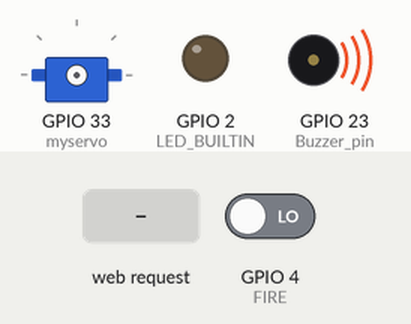
Bench run of a sketch on a simulated ESP32. On the bench: servo, output pins drawn as LEDs (lit = HIGH), buzzer (waves = sounding). Inputs (shaded band) come from the test bench; at power-on: GPIO 4 (FIRE) LOW. What the sketch prints to the serial monitor is not drawn.

Above: at 16.8 s.
16.9 s: HTTP request GET /Hi received
At 24.07 s:
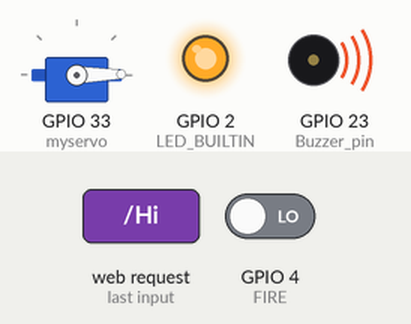
25.9 s: GPIO 4 (FIRE) driven HIGH
At 28.6 s:
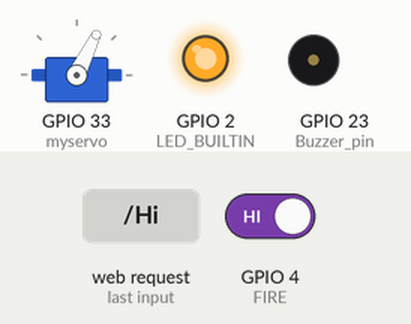
33.9 s: HTTP request GET /Lo received
At 37.3 s:
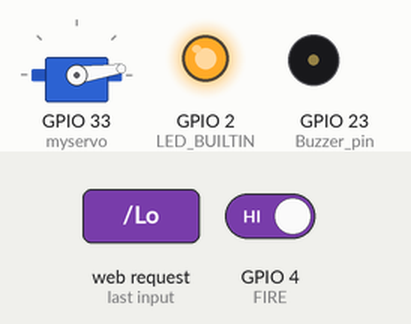
41.9 s: GPIO 4 (FIRE) driven LOW
At 42.6 s:
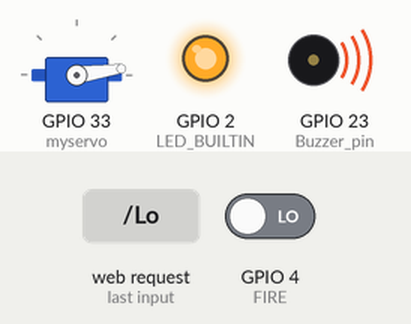
Timing chart, 0 to 44.9 s (numbered marks = the images above; inputs shaded):
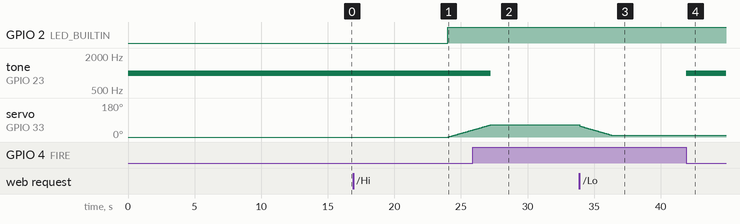

Measured:
- after the input at 16.9 s, GPIO 2 (LED_BUILTIN): LOW → HIGH after 7.1 s; servo on GPIO 33 (myservo): moves from 0° to 37° over 1.8 s, starting after 7.2 s
- after the input at 25.9 s, tone on GPIO 23 (Buzzer_pin): 1000 Hz → silent after 1.4 s
- after the input at 33.9 s, servo on GPIO 33 (myservo): moves from 64° to 8° over 2.5 s, starting at once
- after the input at 41.9 s, tone on GPIO 23 (Buzzer_pin): silent → 1000 Hz at once

The sketch:

WiFiAccessPointwithSwitch.ino
```cpp
/*
  WiFiAccessPoint.ino creates a WiFi access point and provides a web server on it.

  Steps:
  1. Connect to the access point "yourAp"
  2. Point your web browser to http://192.168.4.1/H to turn the LED on or http://192.168.4.1/L to turn it off
     OR
     Run raw TCP "GET /H" and "GET /L" on PuTTY terminal with 192.168.4.1 as IP address and 80 as port

  Created for arduino-esp32 on 04 July, 2018
  by Elochukwu Ifediora (fedy0)
*/

#include <WiFi.h>
#include <WiFiClient.h>
#include <WiFiAP.h>
#include <ESP32Servo.h>

Servo myservo;  // create servo object to control a servo
// twelve servo objects can be created on most boards

int pos = 0;  // variable to store the servo position


#define LED_BUILTIN 2  // Set the GPIO pin where you connected your test LED or comment this line out if your dev board has a built-in LED

// Set these to your desired credentials.
const char *ssid = "yourAP";
const char *password = "yourPassword";

WiFiServer server(80);
int FIRE = 4;
int Buzzer_pin = 23;

void setup() {
  pinMode(LED_BUILTIN, OUTPUT);
  pinMode(FIRE, INPUT);
  Serial.begin(115200);
  Serial.println();
  Serial.println("Configuring access point...");

  // You can remove the password parameter if you want the AP to be open.
  // a valid password must have more than 7 characters
  if (!WiFi.softAP(ssid, password)) {
    log_e("Soft AP creation failed.");
    while (1)
      ;
  }
  IPAddress myIP = WiFi.softAPIP();
  Serial.print("AP IP address: ");
  Serial.println(myIP);
  server.begin();

  Serial.println("Server started");
}

void loop() {
    int flame_state = digitalRead(FIRE);
  //int analogValue = analogRead(LDR);
  //int gas_state = digitalRead(GAS);

  if (flame_state == HIGH){
    noTone(Buzzer_pin);
    Serial.println("No flame dected => The fire is NOT detected");
  }
  else{
    tone(Buzzer_pin, 1000);
    delay(8000);

    Serial.println("Flame dected => The fire is detected");
  }
  WiFiClient client = server.available();  // listen for incoming clients

  if (client) {                     // if you get a client,
    Serial.println("New Client.");  // print a message out the serial port
    String currentLine = "";        // make a String to hold incoming data from the client
    while (client.connected()) {    // loop while the client's connected
      if (client.available()) {     // if there's bytes to read from the client,
        char c = client.read();     // read a byte, then
        Serial.write(c);            // print it out the serial monitor
        if (c == '\n') {            // if the byte is a newline character

          // if the current line is blank, you got two newline characters in a row.
          // that's the end of the client HTTP request, so send a response:
          if (currentLine.length() == 0) {
            // HTTP headers always start with a response code (e.g. HTTP/1.1 200 OK)
            // and a content-type so the client knows what's coming, then a blank line:
            client.println("HTTP/1.1 200 OK");
            client.println("Content-type:text/html");
            client.println();

            // the content of the HTTP response follows the header:
            // client.print("Click <a href=\"/H\">here</a> to turn ON the LED.<br>");
            // client.print("Click <a href=\"/L\">here</a> to turn OFF the LED.<br><hr>");

            client.print("Click <a href=\"/Hi\">here</a> to turn ON the FAN.<br>");
            client.print("Click <a href=\"/Lo\">here</a> to turn OFF the FAN.<br>");

            // The HTTP response ends with another blank line:
            client.println();
            // break out of the while loop:
            break;
          } else {  // if you got a newline, then clear currentLine:
            currentLine = "";
          }
        } else if (c != '\r') {  // if you got anything else but a carriage return character,
          currentLine += c;      // add it to the end of the currentLine
        }

        // Check to see if the client request was "GET /H" or "GET /L":
        // if (currentLine.endsWith("GET /H")) {
        //   digitalWrite(LED_BUILTIN, HIGH);  // GET /H turns the LED on
        // }
        // if (currentLine.endsWith("GET /L")) {
        //   digitalWrite(LED_BUILTIN, LOW);  // GET /L turns the LED off
        // }


        if (currentLine.endsWith("GET /Hi")) {
          digitalWrite(LED_BUILTIN, HIGH);
          myservo.attach(33);


          for (pos = 0; pos <= 64; pos += 1) {  // goes from 0 degrees to 180 degrees
            // in steps of 1 degree
            myservo.write(pos);  // tell servo to go to position in variable 'pos'
            delay(50);


            //myservo.detach();                    // waits 15ms for the servo to reach the position
          }
          myservo.detach();


          // GET /H turns the LED on
        }
        if (currentLine.endsWith("GET /Lo")) {
          myservo.attach(33);

          for (pos = 58; pos >= 8; pos -= 1) {  // goes from 180 degrees to 0 degrees
            myservo.write(pos);                 // tell servo to go to position in variable 'pos'
            delay(50);                          // waits 15ms for the servo to reach the position
          }                                     // GET /L turns the LED off
          myservo.detach();
        }
      }
    }
    // close the connection:
    client.stop();
    Serial.println("Client Disconnected.");
  }
}
```
